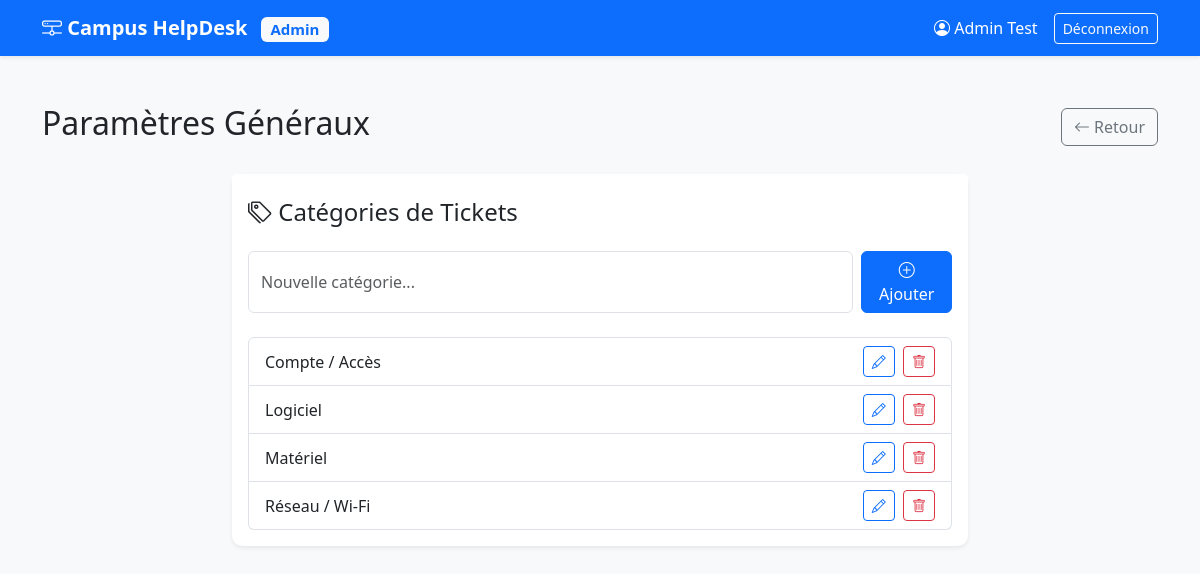
Page /public/admin/settings.php (signed in) on the committed database.
### tables this page shows
CREATE TABLE categories (
  id INT AUTO_INCREMENT PRIMARY KEY,
  libelle VARCHAR(80) NOT NULL UNIQUE
);

### app/config/db.php (called while the page is built, shortened)
<?php
function db(): PDO {
  static $pdo = null;
  if ($pdo === null) {
    $dsn = "mysql:host=localhost;dbname=campus_helpdesk;charset=utf8mb4";
    $pdo = new PDO($dsn, "root", "", [
      PDO::ATTR_ERRMODE => PDO::ERRMODE_EXCEPTION,
      PDO::ATTR_DEFAULT_FETCH_MODE => PDO::FETCH_ASSOC,
      PDO::ATTR_EMULATE_PREPARES => false,
    ]);
  }
  return $pdo;
}

### app/repositories/CategoryRepo.php (called while the page is built, shortened)
<?php
require_once __DIR__ . '/../config/db.php';
final class CategoryRepo {
    public function getAllCategories(): array {
        $stmt = db()->query("SELECT id, libelle FROM categories ORDER BY libelle ASC");
        return $stmt->fetchAll();
    }
}

### public/admin/settings.php (the view, shortened to what this page needs)
<?php
$user = $_SESSION['user'];
require_once __DIR__ . '/../../app/repositories/CategoryRepo.php';
$categoryRepo = new CategoryRepo();
$categories = $categoryRepo->getAllCategories();
?>
<!DOCTYPE html>
<html lang="fr">
<head>
    <link href="https://cdn.jsdelivr.net/npm/bootstrap@5.3.3/dist/css/bootstrap.min.css" rel="stylesheet">
    <link href="https://cdn.jsdelivr.net/npm/bootstrap-icons@1.11.3/font/bootstrap-icons.min.css" rel="stylesheet">
</head>
<body>
    <nav class="navbar navbar-expand-lg navbar-dark bg-primary shadow-sm">
        <div class="container">
            <a class="navbar-brand" href="dashboard.php"><i class="bi bi-hdd-network"></i> Campus HelpDesk <span class="badge bg-light text-primary ms-2">Admin</span></a>
            <div class="d-flex align-items-center">
                <span class="text-white me-3"><i class="bi bi-person-circle"></i> <?= htmlspecialchars($user['nom'] ?? 'Admin') ?></span>
                <a href="../auth/logout.php" class="btn btn-sm btn-outline-light">Déconnexion</a>
            </div>
        </div>
    </nav>
    <div class="container py-5">
        <div class="d-flex justify-content-between align-items-center mb-4">
            <h2>Paramètres Généraux</h2>
            <a href="dashboard.php" class="btn btn-outline-secondary"><i class="bi bi-arrow-left"></i> Retour</a>
        </div>
        <div class="row">
            <div class="col-md-8 mx-auto">
                <div class="card shadow-sm mb-4">
                    <div class="card-header bg-white border-bottom-0 pt-4 pb-0">
                        <h4 class="card-title"><i class="bi bi-tags"></i> Catégories de Tickets</h4>
                    </div>
                    <div class="card-body">
                        <form action="" method="POST" class="mb-4 d-flex">
                            <input type="text" name="name" class="form-control me-2" placeholder="Nouvelle catégorie..." required>
                            <button type="submit" class="btn btn-primary"><i class="bi bi-plus-circle"></i> Ajouter</button>
                        </form>
                        <ul class="list-group">
                            <?php if (empty($categories)): ?>
                                <li class="list-group-item text-muted">Aucune catégorie existante.</li>
                            <?php else: ?>
                                <?php foreach ($categories as $cat): ?>
                                    <li class="list-group-item d-flex justify-content-between align-items-center">
                                        <div class="view-mode" id="view-<?= $cat['id'] ?>">
                                            <?= htmlspecialchars($cat['libelle']) ?>
                                        </div>
                                        <div class="actions-mode" id="actions-<?= $cat['id'] ?>">
                                            <button type="button" class="btn btn-sm btn-outline-primary me-1" onclick="toggleEdit(<?= $cat['id'] ?>, true)">
                                                <i class="bi bi-pencil"></i>
                                            </button>
                                            <form action="" method="POST" class="d-inline" onsubmit="return confirm('Supprimer cette catégorie ?');">
                                                <button type="submit" class="btn btn-sm btn-outline-danger"><i class="bi bi-trash"></i></button>
                                            </form>
                                        </div>
                                    </li>
                                <?php endforeach; ?>
                            <?php endif; ?>
                        </ul>
                    </div>
                </div>
            </div>
        </div>
    </div>
</body>
</html>

### public/admin/settings.php (style rules this page uses)
body { background-color: #f8f9fa; }
.navbar-brand { font-weight: 600; }
.card { border: none; border-radius: 10px; }

### rows in the picture
categories: libelle "Compte / Accès"
categories: libelle "Logiciel"
categories: libelle "Matériel"
categories: libelle "Réseau / Wi‑Fi"

### other values in the picture
$user['nom'] "Admin Test"
